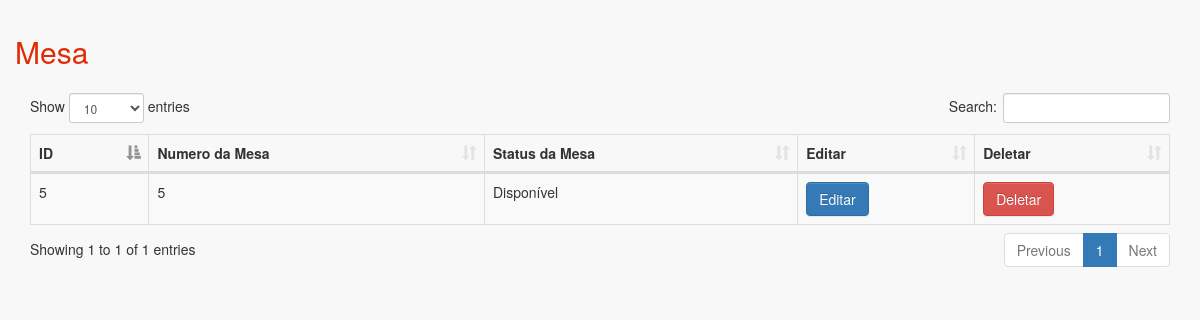
Screenshot of /pages/listar_mesa.php (signed in) with the database file from the repository.
### tables this page shows
CREATE TABLE `tb_mesas` (
  `id_mesa` int(11) NOT NULL,
  `numero_mesa` int(11) NOT NULL,
  `status_mesa` varchar(255) NOT NULL
);

### pages/listar_mesa.php (the view, shortened to what this page needs)
<!DOCTYPE html>
<html lang="pt-br">
<head>
  <link rel="stylesheet" href="../bootstrap-3.3.6/css/bootstrap-theme.min.css">
  <link rel="stylesheet" href="../css/input_css.css">
  <link rel="stylesheet" href="../bootstrap-3.3.6/css/bootstrap.min.css">
  <link href="../bootstrap-3.3.6/font-awesome/css/font-awesome.min.css" rel="stylesheet" type="text/css">
  <link href="../css/sb2.css" rel="stylesheet">
  <link href="../bootstrap-3.3.6/datatables/css/dataTables.bootstrap.css" rel="stylesheet">
  <link href="../bootstrap-3.3.6/datatables/dataTables.responsive.css" rel="stylesheet">
</head>
<body>
<h2 class="title">Mesa</h2>
<div class="panel-body">
  <table width="100%" class="table table-striped table-bordered table-hover" id="dataTables-example">
    <thead>
    <tr>
      <th class="ta">ID</th>
      <th class="ta">Numero da Mesa</th>
      <th class="ta">Status da Mesa</th>
      <th class="ta">Editar</th>
      <th class="ta">Deletar</th>
    </tr>
    </thead>
    <tbody>
    <?php
    $conn = conectar();
    $conn->setAttribute(PDO::ATTR_ERRMODE, PDO::ERRMODE_EXCEPTION);
    $sql = "SELECT * FROM tb_mesas";
    $select = $conn->query($sql);
    while ($res = $select->fetch(PDO::FETCH_ASSOC)){?>
    <tr class="odd gradeX">
      <td class="ta"><?php echo $res['id_mesa'];?></td>
      <td class="ta"><?php echo $res['numero_mesa'];?></td>
      <td class="ta"><?php echo $res['status_mesa'];?></td>
      <td>
        <form action="editar_mesa.php" method="post">
          <button type="submit" class="btn btn-primary" name="tipo" value="edir">Editar</button>
        </form>
      </td>
      <td>
       <form action="" method="post">
          <button type="submit" class="btn btn-danger" name="tipo" value="del" data-toggle="modal" data-target="#confirm-delete">Deletar</button>
        </form>
      </td>
    </tr>
    <?php } ?>
    </tbody>
  </table>
</div>
</body>
</html>

### css/input_css.css (style rules this page uses)
body { font-family: "ubuntu"; padding: 15px; background-color: #c1c1c1; }
body .title { color: #e02c04; }
.ta { white-space: nowrap; }

### css/sb2.css (style rules this page uses)
body { background-color: #f8f8f8; }
table.dataTable thead .sorting, table.dataTable thead .sorting_asc, table.dataTable thead .sorting_desc, table.dataTable thead .sorting_asc_disabled, table.dataTable thead .sorting_desc_disabled { background: transparent; }
table.dataTable thead .sorting_asc:after { content: "\f0de"; float: right; font-family: fontawesome; }
table.dataTable thead .sorting:after { content: "\f0dc"; float: right; font-family: fontawesome; color: rgba(50, 50, 50, 0.5); }

### rows the page displays
tb_mesas: id_mesa "5", numero_mesa "5", status_mesa "Disponível"
